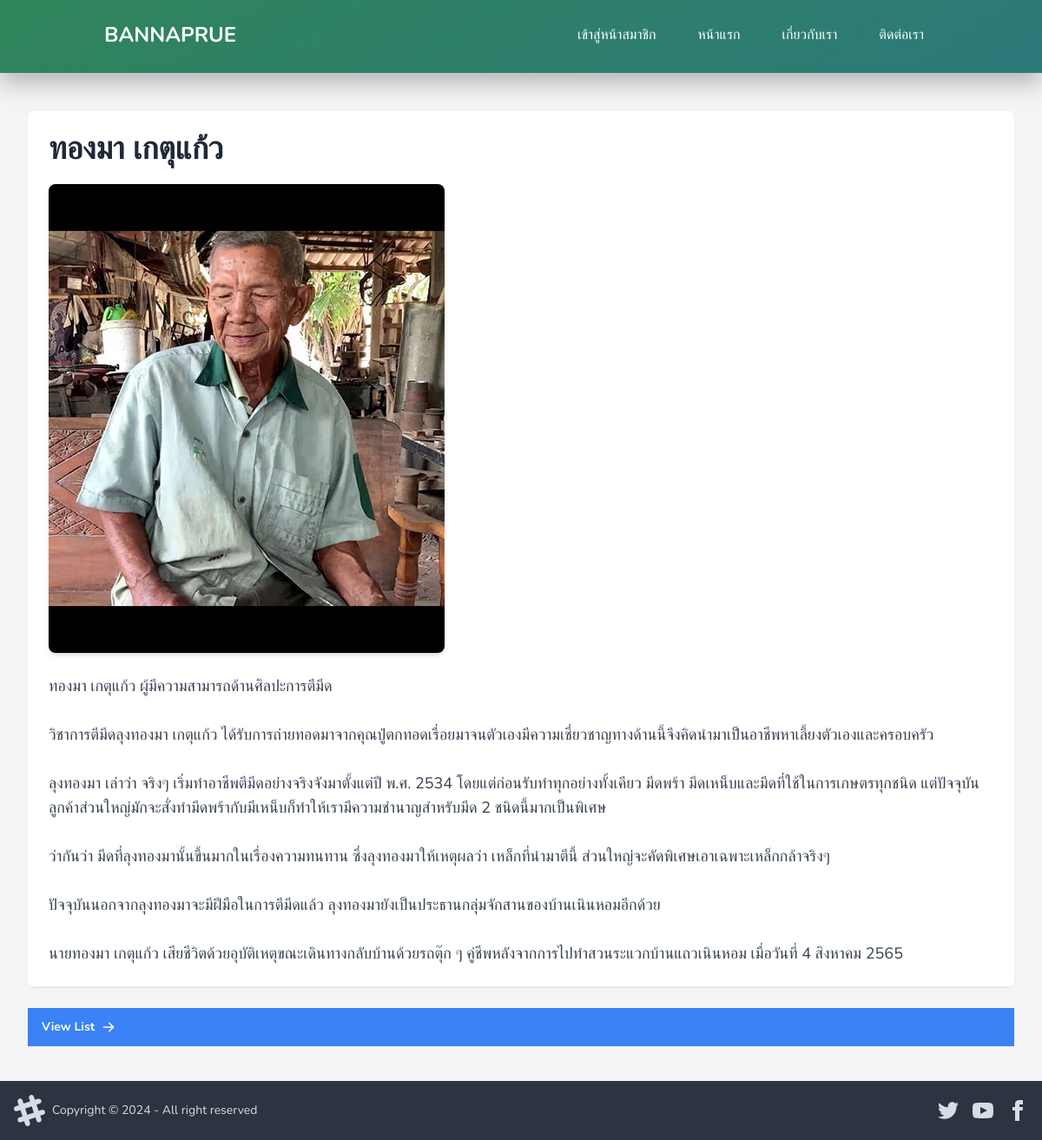
The page /skilled_detail.php?id=4 on the database its author committed.
### tables this page shows
CREATE TABLE `skilled` (
  `id` int(11) NOT NULL,
  `name` varchar(255) NOT NULL,
  `description` text DEFAULT NULL,
  `images` text DEFAULT NULL,
  `created_at` timestamp NOT NULL DEFAULT current_timestamp()
);

### skilled_detail.php (the view, shortened to what this page needs)
<?php
require_once 'config/conn.php';
if (isset($_GET['id']) && !empty($_GET['id'])) {
    $skilledId = $_GET['id'];
    $stmt = $conn->prepare("SELECT * FROM skilled WHERE id = ?");
    $stmt->execute([$skilledId]);
    $skilledItem = $stmt->fetch(PDO::FETCH_ASSOC);
} else {
    echo "ID ข่าวไม่ถูกต้อง";
    exit;
}
?>
<!DOCTYPE html>
<html lang="en">
<head>
   <link href="https://cdn.jsdelivr.net/npm/daisyui@4.9.0/dist/full.min.css" rel="stylesheet" type="text/css" />
    <link rel="stylesheet" href="https://cdn.jsdelivr.net/npm/tailwindcss@^2.0/dist/tailwind.min.css">
    <script src="https://cdn.tailwindcss.com"></script>
</head>
<body class="bg-gray-100">
    <?php include_once('header.php'); ?>
    <div class="py-10">
        <div class="max-w-7xl mx-auto sm:px-6 lg:px-8">
            <div class="bg-white overflow-hidden shadow-sm sm:rounded-lg mb-6">
                <div class="p-6 bg-white border-b border-gray-200">
                    <h2 class="text-4xl font-semibold text-gray-800 mb-5"><?php echo htmlspecialchars($skilledItem['name']); ?></h2>
                    <img src="../Bannaprue//uploads/<?php echo htmlspecialchars($skilledItem['images']); ?>" alt="Image of <?php echo htmlspecialchars($skilledItem['name']); ?>" class="rounded-lg shadow-md mb-6"/>
                    <p class="text-gray-700 text-lg">
                        <?php echo nl2br(htmlspecialchars($skilledItem['description'])); ?>
                    </p>
                </div>
            </div>
            <div class="flex justify-between items-center bg-blue-500 text-white text-sm font-bold px-4 py-3" role="alert">
                <a href="index.php" class="flex items-center">
                    <span>View List</span>
                    <svg class="fill-current w-4 h-4 ml-2" xmlns="http://www.w3.org/2000/svg" viewBox="0 0 20 20"><path d="M10.293 3.293a1 1 0 011.414 0l6 6a1 1 0 010 1.414l-6 6a1 1 0 01-1.414-1.414L14.586 11H3a1 1 0 110-2h11.586l-4.293-4.293a1 1 0 010-1.414z"/></svg>
                </a>
            </div>
        </div>
    </div>
    <?php include_once('footer.php'); ?>
</body>
</html>

### skilled_detail.php (style rules this page uses)
body { font-family: 'Nunito', sans-serif; }

### rows shown on the page
skilled: name "ทองมา เกตุแก้ว", images (picture), description "ทองมา เกตุแก้ว ผู้มีความสามารถด้านศิลปะการตีมีด วิชาการตีมีดลุงทองมา เกตุแก้ว ได้รับการถ่ายทอดมาจากคุณปู่ตกทอดเรื่อยมาจนตัวเองมีความเชี่ยวชาญทางด้านนี้จึงคิดนำมาเป็นอาชีพหาเลี้ยงตัวเองและครอบครัว ลุงทองมา เล่าว่า จริงๆ เริ่มทำอาชีพตีมีดอย่างจริงจังมาตั้งแต่ปี พ.ศ. 2534 โดยแต่ก่อนรับทำทุกอย่างทั้งเคียว มีดพร้า มีดเหน็บและมีดที่ใช้ในการเกษตรทุกชนิด แต่ปัจจุบันลูกค้าส่วนใหญ่มักจะสั่งทำมีดพร้ากับมีเหน็บก็ทำให้เรามีความชำนาญสำหรับมีด 2 ชนิดนี้มากเป็นพิเศษ ว่ากันว่า มีดที่ลุงทองมานั้นขึ้นมากในเรื่องความทนทาน ซึ่งลุงทองมาให้เหตุผลว่า เหล็กที่นำมาตีนี้ ส่วนใหญ่จะคัดพิเศษเอาเฉพาะเหล็กกล้าจริงๆ ปัจจุบันนอกจากลุงทองมาจะมีฝีมือในการตีมีดแล้ว ลุงทองมายังเป็นประธานกลุ่มจักสานของบ้านเนินหอมอีกด้วย…"
